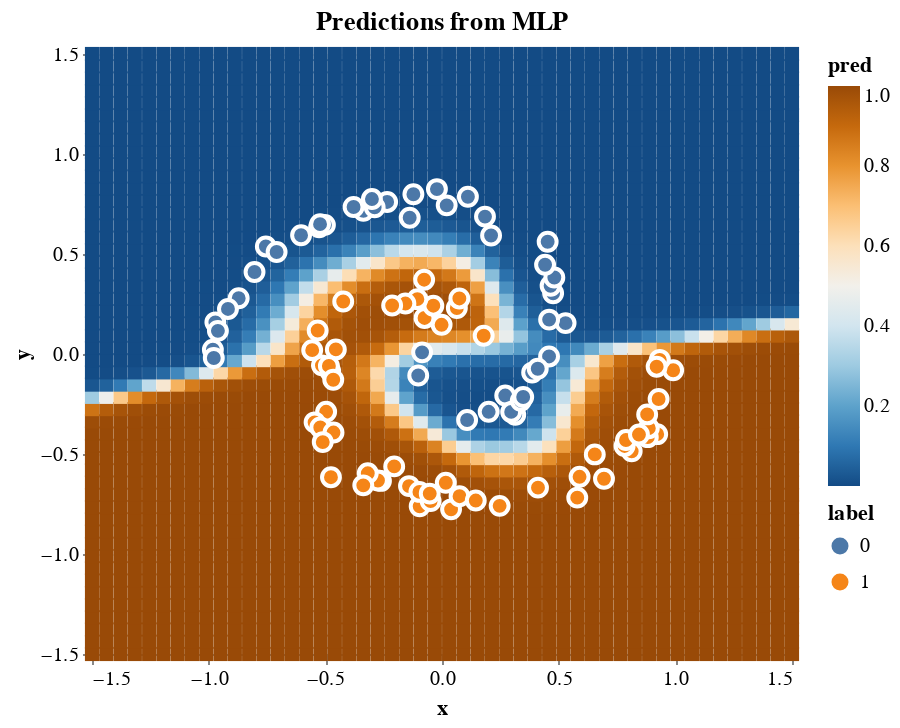

The notebook cell this image was saved under:
### Code cell
# Plot predictions
pred_chart = prediction_plot(xs, y)
chart = pred_chart + spiral_chart
chart

### Figure 1 — Vega-Lite specification as saved in the notebook (floating-point values rounded to 4 significant figures; data arrays with more than 128 entries replaced by an {"elided": "..."} marker saying what was removed)
{"config": {"view": {"continuousWidth": 300, "continuousHeight": 300}}, "layer": [{"data": {"name": "data-3f9bcc613fb176ce233d94925c8b4bc8"}, "mark": {"type": "square", "opacity": 1, "size": 50}, "encoding": {"color": {"field": "pred", "scale": {"scheme": "blueorange"}, "type": "quantitative"}, "x": {"field": "x", "scale": {"domain": [-1.5, 1.5], "nice": false}, "type": "quantitative"}, "y": {"field": "y", "scale": {"domain": [-1.5, 1.5], "nice": false}, "type": "quantitative"}}, "title": "Predictions from MLP"}, {"data": {"name": "data-ea5f926ea559a091408d708f08741c63"}, "mark": {"type": "circle", "opacity": 1, "size": 80, "stroke": "white"}, "encoding": {"color": {"field": "label", "type": "nominal"}, "x": {"field": "x", "scale": {"domain": [-1.5, 1.5], "nice": false}, "type": "quantitative"}, "y": {"field": "y", "scale": {"domain": [-1.5, 1.5], "nice": false}, "type": "quantitative"}}}], "height": 300, "width": 350, "$schema": "https://vega.github.io/schema/vega-lite/v5.20.1.json", "datasets": {"data-3f9bcc613fb176ce233d94925c8b4bc8": {"elided": "2500 records"}, "data-ea5f926ea559a091408d708f08741c63": [{"x": -0.08531, "y": 0.008334, "label": 0}, {"x": 0.1787, "y": 0.09108, "label": 1}, {"x": 0.06364, "y": 0.2299, "label": 1}, {"x": -0.1018, "y": -0.1074, "label": 0}, {"x": -0.001736, "y": 0.1459, "label": 1}, {"x": 0.0744, "y": 0.2778, "label": 1}, {"x": -0.07479, "y": 0.1803, "label": 1}, {"x": -0.03717, "y": 0.2415, "label": 1}, {"x": -0.1055, "y": 0.2743, "label": 1}, {"x": -0.07655, "y": 0.3715, "label": 1}, {"x": -0.1569, "y": 0.2522, "label": 1}, {"x": 0.1076, "y": -0.33, "label": 0}, {"x": 0.2, "y": -0.2889, "label": 0}, {"x": -0.2137, "y": 0.2426, "label": 1}, {"x": 0.271, "y": -0.2078, "label": 0}, {"x": 0.3139, "y": -0.3035, "label": 0}, {"x": 0.2965, "y": -0.2895, "label": 0}, {"x": 0.3377, "y": -0.2342, "label": 0}, {"x": 0.348, "y": -0.2151, "label": 0}, {"x": -0.4233, "y": 0.2626, "label": 1}, {"x": 0.3863, "y": -0.09285, "label": 0}, {"x": -0.5328, "y": 0.1173, "label": 1}, {"x": -0.4549, "y": 0.02297, "label": 1}, {"x": 0.4588, "y": -0.01218, "label": 0}, {"x": 0.4103, "y": -0.07362, "label": 0}, {"x": -0.4793, "y": -0.08519, "label": 1}, {"x": -0.5563, "y": 0.01929, "label": 1}, {"x": -0.5145, "y": -0.05687, "label": 1}, {"x": -0.4848, "y": -0.05956, "label": 1}, {"x": 0.5296, "y": 0.1546, "label": 0}, {"x": -0.4661, "y": -0.1289, "label": 1}, {"x": 0.4591, "y": 0.1721, "label": 0}, {"x": -0.4965, "y": -0.289, "label": 1}, {"x": 0.4763, "y": 0.3038, "label": 0}, {"x": -0.546, "y": -0.3418, "label": 1}, {"x": -0.5216, "y": -0.3674, "label": 1}, {"x": 0.4655, "y": 0.3409, "label": 0}, {"x": -0.4649, "y": -0.3928, "label": 1}, {"x": -0.5111, "y": -0.4405, "label": 1}, {"x": 0.4814, "y": 0.3824, "label": 0}, {"x": 0.4417, "y": 0.4463, "label": 0}, {"x": -0.4759, "y": -0.616, "label": 1}, {"x": 0.4528, "y": 0.5614, "label": 0}, {"x": -0.2617, "y": -0.6344, "label": 1}, {"x": -0.2744, "y": -0.6326, "label": 1}, {"x": -0.3181, "y": -0.5966, "label": 1}, {"x": -0.3374, "y": -0.6567, "label": 1}, {"x": -0.2049, "y": -0.5619, "label": 1}, {"x": 0.2103, "y": 0.5924, "label": 0}, {"x": -0.1414, "y": -0.6604, "label": 1}, {"x": 0.1843, "y": 0.6871, "label": 0}, {"x": -0.09565, "y": -0.7615, "label": 1}, {"x": -0.09671, "y": -0.6895, "label": 1}, {"x": -0.04871, "y": -0.7354, "label": 1}, {"x": -0.05257, "y": -0.698, "label": 1}, {"x": 0.111, "y": 0.7862, "label": 0}, {"x": 0.01628, "y": -0.6439, "label": 1}, {"x": -0.02177, "y": 0.8245, "label": 0}, {"x": 0.02014, "y": 0.7434, "label": 0}, {"x": 0.03891, "y": -0.7766, "label": 1}, {"x": 0.07513, "y": -0.7111, "label": 1}, {"x": -0.1226, "y": 0.7989, "label": 0}, {"x": 0.1447, "y": -0.7328, "label": 1}, {"x": -0.1385, "y": 0.6813, "label": 0}, {"x": 0.2471, "y": -0.7594, "label": 1}, {"x": -0.337, "y": 0.7159, "label": 0}, {"x": -0.2352, "y": 0.7603, "label": 0}, {"x": -0.2886, "y": 0.7335, "label": 0}, {"x": -0.3003, "y": 0.7748, "label": 0}, {"x": -0.379, "y": 0.7349, "label": 0}, {"x": 0.4114, "y": -0.6682, "label": 1}, {"x": 0.5797, "y": -0.7181, "label": 1}, {"x": -0.5267, "y": 0.6338, "label": 0}, {"x": -0.5018, "y": 0.6456, "label": 0}, {"x": -0.5226, "y": 0.6492, "label": 0}, {"x": 0.5896, "y": -0.6141, "label": 1}, {"x": 0.6548, "y": -0.502, "label": 1}, {"x": -0.604, "y": 0.5938, "label": 0}, {"x": 0.6942, "y": -0.6237, "label": 1}, {"x": -0.7549, "y": 0.5377, "label": 0}, {"x": -0.7088, "y": 0.5101, "label": 0}, {"x": 0.813, "y": -0.4865, "label": 1}, {"x": -0.8035, "y": 0.4101, "label": 0}, {"x": 0.7825, "y": -0.4598, "label": 1}, {"x": 0.7886, "y": -0.4302, "label": 1}, {"x": 0.9223, "y": -0.4007, "label": 1}, {"x": 0.8819, "y": -0.4159, "label": 1}, {"x": 0.8863, "y": -0.371, "label": 1}, {"x": 0.8441, "y": -0.4027, "label": 1}, {"x": -0.8713, "y": 0.2788, "label": 0}, {"x": 0.8793, "y": -0.302, "label": 1}, {"x": 0.9283, "y": -0.2249, "label": 1}, {"x": -0.9712, "y": 0.1584, "label": 0}, {"x": -0.9173, "y": 0.2253, "label": 0}, {"x": 0.9907, "y": -0.08121, "label": 1}, {"x": -0.982, "y": 0.02178, "label": 0}, {"x": -0.9604, "y": 0.1156, "label": 0}, {"x": 0.9332, "y": -0.02925, "label": 1}, {"x": 0.9199, "y": -0.06352, "label": 1}, {"x": -0.978, "y": -0.01986, "label": 0}]}}
